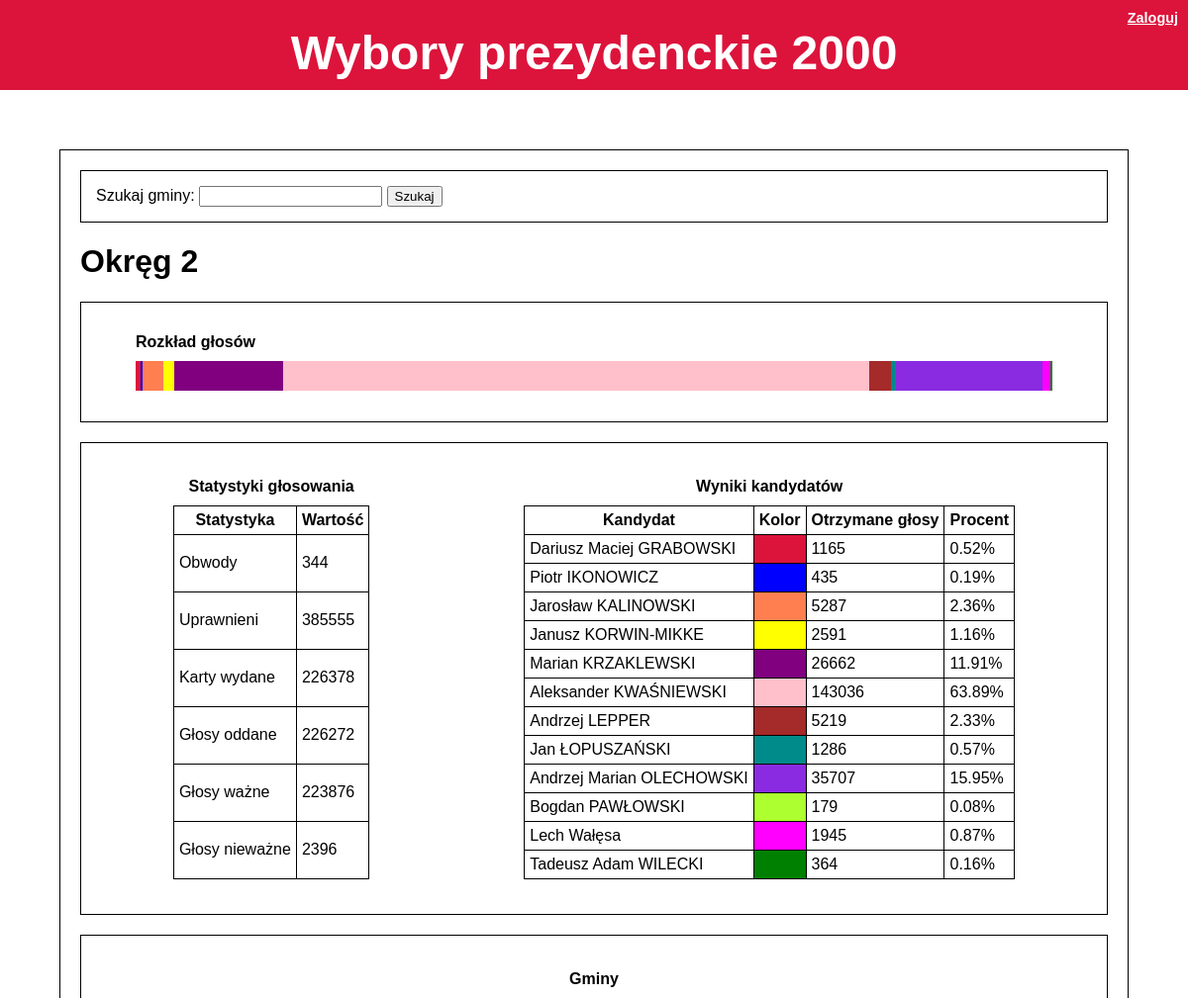
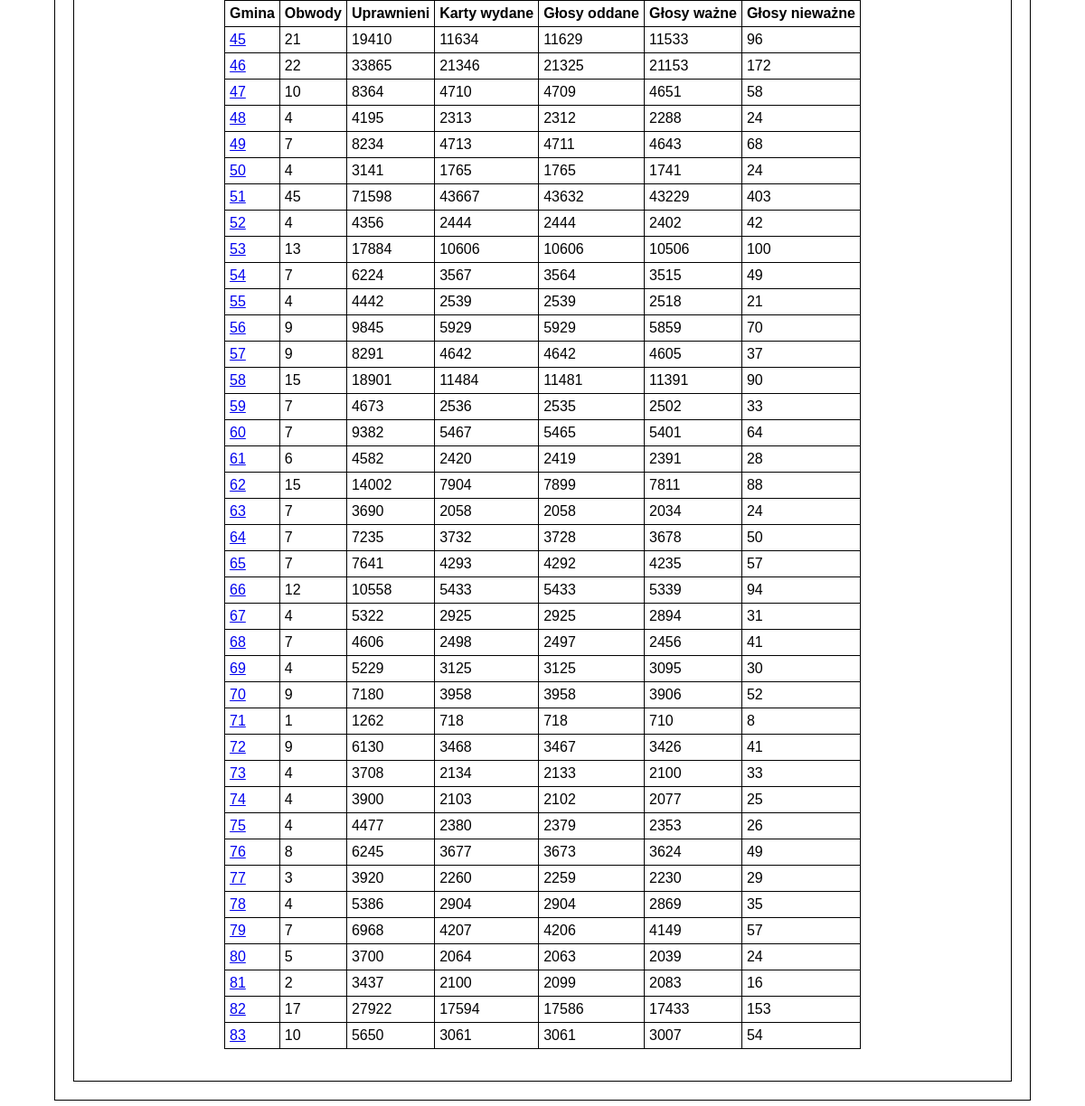
The app's page /pkw/district/2 with its own data (2 pictures, top to bottom).
### main/models.py (models this page shows, shortened)
class Area(models.Model):
    class Meta:
        abstract = True
    def __str__(self):
        return "%s %s" % (area_names[type(self).__name__.lower()], self.pk)
    def query_prefix(self):
        return ''
    def valid(self):
        attr_sum = 0
        for candidate in candidates:
            attr_sum += getattr(self, candidate)
        return attr_sum
    def given(self):
        return self.valid() + self.invalid

class District(Area):
    voivodeship = models.ForeignKey(Voivodeship,
                                    verbose_name=area_names['voivodeship'],
                                    on_delete=models.CASCADE)
    def children(self):
        return self.commune_set.all()
    def child_name(self):
        return 'commune'

class Commune(Area):
    district = models.ForeignKey(District, verbose_name='Okręg', on_delete=models.CASCADE)
    name = models.CharField('Nazwa', max_length=255, validators=[RegexValidator(regex=r"^([^\W_]|[- ])+$")])
    subareas = models.IntegerField(stat_names['subareas'], validators=[MinValueValidator(0)])
    people = models.IntegerField(stat_names['people'], validators=[MinValueValidator(0)])
    cards = models.IntegerField(stat_names['cards'], validators=[MinValueValidator(0)])
    invalid = models.IntegerField(stat_names['invalid'], validators=[MinValueValidator(0)])
    grabowski = models.IntegerField(candidate_names['grabowski'], validators=[MinValueValidator(0)])
    ikonowicz = models.IntegerField(candidate_names['ikonowicz'], validators=[MinValueValidator(0)])
    kalinowski = models.IntegerField(candidate_names['kalinowski'], validators=[MinValueValidator(0)])
    korwin = models.IntegerField(candidate_names['korwin'], validators=[MinValueValidator(0)])
    krzaklewski = models.IntegerField(candidate_names['krzaklewski'], validators=[MinValueValidator(0)])
    kwasniewski = models.IntegerField(candidate_names['kwasniewski'], validators=[MinValueValidator(0)])
    lepper = models.IntegerField(candidate_names['lepper'], validators=[MinValueValidator(0)])
    lopuszanski = models.IntegerField(candidate_names['lopuszanski'], validators=[MinValueValidator(0)])
    olechowski = models.IntegerField(candidate_names['olechowski'], validators=[MinValueValidator(0)])
    pawlowski = models.IntegerField(candidate_names['pawlowski'], validators=[MinValueValidator(0)])
    walesa = models.IntegerField(candidate_names['walesa'], validators=[MinValueValidator(0)])
    wilecki = models.IntegerField(candidate_names['wilecki'], validators=[MinValueValidator(0)])
    def __str__(self):
        return "Gmina %s" % self.name

### main/views.py (the view)
# urls.py: url(r'district/(?P<pk>\d+)$', views.district, name='district'),
def district(request, pk):#(request, pk):
    return area(request, District, pk)

### main/templatetags/main_filters.py (called while the page is built)
@register.filter(name='getattr')
def getattribute(value, arg):
    attr = getattr(value, arg)
    if callable(attr):
        attr = attr()
    return attr

@register.filter(name='get')
def get(dic, key):
    return dic.get(key)

### main/templates/main/area.html (shortened to what this page needs)
{% extends 'main/base.html' %}
{% load static %}
{% load main_filters %}
{% load mathfilters %}
{% block main %}
    <section>
        <form method='get' action="{% url 'main:search' %}">
            <label for="search">Szukaj gminy:</label>
            <input type="text" name="search" id="search" required>
            <input type="submit" value="Szukaj">
        </form>
    </section>
    <header class="pageheader"> <h1>{{ area }}</h1></header>
    {% with results.valid as all_valid %}
    <section>
            <figure>
            <figcaption>Rozkład głosów</figcaption>
                <div class="line_chart">
                {% for cand in candidates %}
                    <div style="background-color: {{ candidate_colors|get:cand }};
                        width: {{ results|get:cand|div:all_valid|mul:100 }}%"></div>
                {% endfor %}
                </div>
            </figure>
    </section>
    <section class="flex_container">
        <table>
            <caption>
                Statystyki głosowania
            </caption>
            <thead>
                <tr>
                    <th>Statystyka</th>
                    <th>Wartość</th>
                </tr>
            </thead>
            <tbody>
            {% for stat in stats %}
                <tr>
                    <td>{{ stat_names|get:stat }}</td>
                    <td>{{ results|get:stat }}</td>
                </tr>
            {% endfor %}
            </tbody>
        </table>
        <table class="cand_table">
            <caption>
                Wyniki kandydatów
            </caption>
            <thead>
                <tr>
                    <th>Kandydat</th>
                    <th>Kolor</th>
                    <th>Otrzymane głosy</th>
                    <th class="large_only">Procent</th>
                </tr>
            </thead>
            <tbody>
            {% if commune_form and request.user.is_authenticated %}
                {% for cand in candidates %}
                {% with commune_form|getfield:cand as field %}
                <tr>
                    <td><label for="{{ field.id_for_label }}">{{ candidate_names|get:cand }}</label></td>
                    <td style="background-color: {{ candidate_colors|get:cand }}"></td>
                    <td>{{ field }}</td>
                    <td class="large_only">{{ results|get:cand|div:all_valid|mul:100|floatformat:2 }}%</td>
                </tr>
                {% endwith %}
                {% endfor %}
                <tr>
                    <td><input type="submit" value="Zapisz"></td>
                </tr>
            {% else %}
                {% for cand in candidates %}
                <tr>
                    <td>{{ candidate_names|get:cand }}</td>
                    <td style="background-color: {{ candidate_colors|get:cand }}"></td>
                    <td>{{ results|get:cand }}</td>
                    <td class="large_only">{{ results|get:cand|div:all_valid|mul:100|floatformat:2 }}%</td>
                </tr>
                {% endfor %}
            {% endif %}
            </tbody>
        </table>
    </section>
    {% endwith %}
    {% if area.children %}
    <section>
        <table class="centered">
            <caption>{{ area_names_p|get:child_name }}</caption>
            <thead>
                <tr>
                    <th>{{ area_names|get:child_name }}</th>
                    {% for stat in stats %}
                        {% if stat == 'people' or stat == 'valid' %}
                        <th class="not_small">
                        {% else %}
                        <th class="large_only">
                        {% endif %}
                        {{ stat_names|get:stat }}</th>
                    {% endfor %}
                </tr>
            </thead>
            <tbody>
            {% for subarea in children %}
                <tr>
                    <td>
                        <a href="{% with 'main:'|add:child_name as addr %}
                                    {% url addr subarea.pk %}
                                 {% endwith %}" title="{{ subarea }}"> {{ subarea.pk }} </a>
                    </td>
                    {% for stat in stats %}
                        {% if stat == 'people' or stat == 'valid' %}
                        <td class="not_small">
                        {% else %}
                        <td class="large_only">
                        {% endif %}
                        {{ subarea|getattr:stat }}</td>
                    {% endfor %}
                </tr>
            {% endfor %}
            </tbody>
        </table>
    </section>
    {% endif %}
{% endblock %}

### main/static/main/style.css (style rules this page uses)
body { margin: 0; font-family: Arial, Verdana, sans-serif; }
header.pageheader { margin:20px; }
table, td, th { border: 1px solid black; }
table { border-collapse: collapse; margin-top: 20px; margin-bottom: 20px; }
table caption { margin-bottom: 10px; font-weight: bold; }
figcaption { font-weight: bold; }
.cand_table { max-width: 70%; }
.centered { margin-left: auto; margin-right: auto; }
td, th { padding: 5px; }
section { margin:20px; border: 1px solid black; padding:15px; }
.flex_container { display: flex; justify-content: space-around; }
.line_chart { height: 30px; margin: 0px; margin-top: 10px; padding: 0; display: flex; }
.line_chart > div { margin: 0; padding: 0; height: 100% }

### records on screen
District: id "Okręg 2"
Commune: pk "45", stats "21" "19410" "11634" "11629" "11533" "96"
Commune: pk "46", stats "22" "33865" "21346" "21325" "21153" "172"
Commune: pk "47", stats "10" "8364" "4710" "4709" "4651" "58"
Commune: pk "48", stats "4" "4195" "2313" "2312" "2288" "24"
Commune: pk "49", stats "7" "8234" "4713" "4711" "4643" "68"
Commune: pk "50", stats "4" "3141" "1765" "1765" "1741" "24"
Commune: pk "51", stats "45" "71598" "43667" "43632" "43229" "403"
Commune: pk "52", stats "4" "4356" "2444" "2444" "2402" "42"
Commune: pk "53", stats "13" "17884" "10606" "10606" "10506" "100"
Commune: pk "54", stats "7" "6224" "3567" "3564" "3515" "49"
Commune: pk "55", stats "4" "4442" "2539" "2539" "2518" "21"
Commune: pk "56", stats "9" "9845" "5929" "5929" "5859" "70"
Commune: pk "57", stats "9" "8291" "4642" "4642" "4605" "37"
Commune: pk "58", stats "15" "18901" "11484" "11481" "11391" "90"
Commune: pk "59", stats "7" "4673" "2536" "2535" "2502" "33"
Commune: pk "60", stats "7" "9382" "5467" "5465" "5401" "64"
Commune: pk "61", stats "6" "4582" "2420" "2419" "2391" "28"
Commune: pk "62", stats "15" "14002" "7904" "7899" "7811" "88"
Commune: pk "63", stats "7" "3690" "2058" "2058" "2034" "24"
Commune: pk "64", stats "7" "7235" "3732" "3728" "3678" "50"
Commune: pk "65", stats "7" "7641" "4293" "4292" "4235" "57"
Commune: pk "66", stats "12" "10558" "5433" "5433" "5339" "94"
Commune: pk "67", stats "4" "5322" "2925" "2925" "2894" "31"
Commune: pk "68", stats "7" "4606" "2498" "2497" "2456" "41"
Commune: pk "69", stats "4" "5229" "3125" "3125" "3095" "30"
Commune: pk "70", stats "9" "7180" "3958" "3958" "3906" "52"
Commune: pk "71", stats "1" "1262" "718" "718" "710" "8"
Commune: pk "72", stats "9" "6130" "3468" "3467" "3426" "41"
Commune: pk "73", stats "4" "3708" "2134" "2133" "2100" "33"
Commune: pk "74", stats "4" "3900" "2103" "2102" "2077" "25"
Commune: pk "75", stats "4" "4477" "2380" "2379" "2353" "26"
Commune: pk "76", stats "8" "6245" "3677" "3673" "3624" "49"
Commune: pk "77", stats "3" "3920" "2260" "2259" "2230" "29"
Commune: pk "78", stats "4" "5386" "2904" "2904" "2869" "35"
Commune: pk "79", stats "7" "6968" "4207" "4206" "4149" "57"
Commune: pk "80", stats "5" "3700" "2064" "2063" "2039" "24"
Commune: pk "81", stats "2" "3437" "2100" "2099" "2083" "16"
Commune: pk "82", stats "17" "27922" "17594" "17586" "17433" "153"
Commune: pk "83", stats "10" "5650" "3061" "3061" "3007" "54"

### other values on screen
{{ stat_names|get:stat }} "Obwody" "Uprawnieni" "Karty wydane" "Głosy oddane" "Głosy ważne" "Głosy nieważne"
{{ results|get:stat }} "344" "385555" "226378" "226272" "223876" "2396"
{{ candidate_names|get:cand }} "Dariusz Maciej GRABOWSKI" "Piotr IKONOWICZ" "Jarosław KALINOWSKI" "Janusz KORWIN-MIKKE" "Marian KRZAKLEWSKI" "Aleksander KWAŚNIEWSKI" "Andrzej LEPPER" "Jan ŁOPUSZAŃSKI" "Andrzej Marian OLECHOWSKI" "Bogdan PAWŁOWSKI" "Lech Wałęsa" "Tadeusz Adam WILECKI"
{{ results|get:cand }} "1165" "435" "5287" "2591" "26662" "143036" "5219" "1286" "35707" "179" "1945" "364"
{{ results|get:cand|div:all_valid|mul:100|floatformat:2 }} "0.52" "0.19" "2.36" "1.16" "11.91" "63.89" "2.33" "0.57" "15.95" "0.08" "0.87" "0.16"
{{ area_names_p|get:child_name }} "Gminy"
{{ area_names|get:child_name }} "Gmina"
